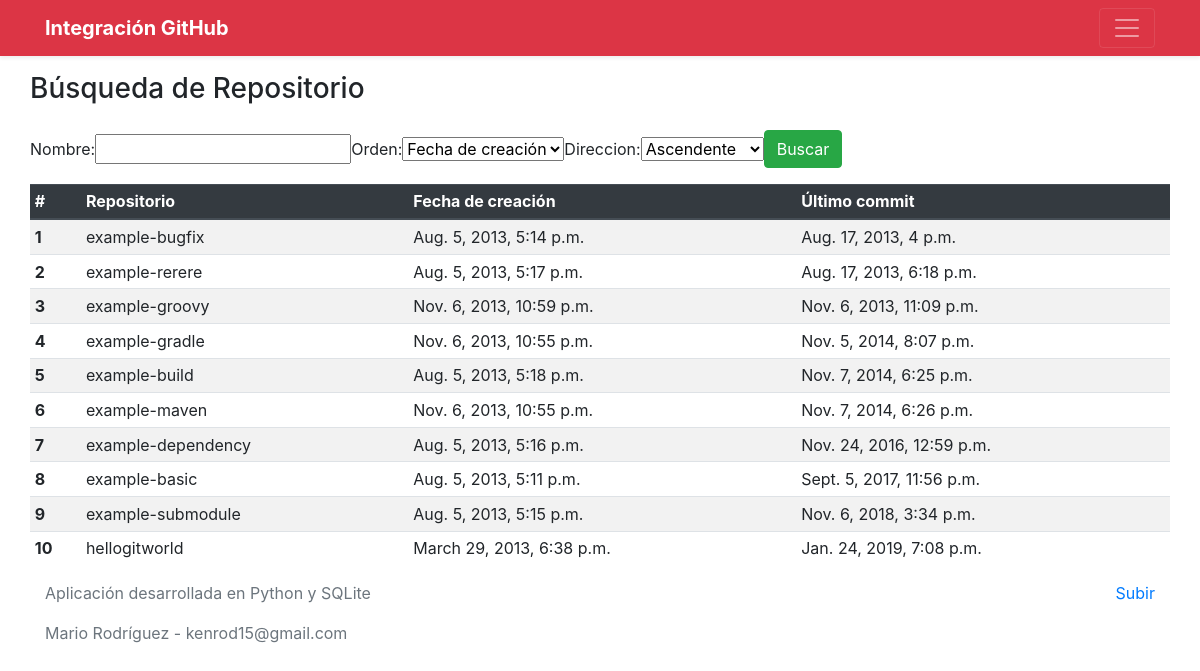
Page /miapppy/filtrar/ on the committed database.
### miapppy/models.py (models this page shows)
class Repositorio(models.Model):
    nombre = models.CharField(max_length=200)
    fechaCreacion = models.DateTimeField(default=None)
    fechaCommit = models.DateTimeField(default=None)
    consultaApi = models.ForeignKey(
        ConsultaAPI,
        default=None,
        on_delete=models.CASCADE
    )

### miapppy/views.py (the view, shortened to what this page needs)
class RepositorioFiltradoView(TemplateView):
    template_name = 'miapppy/busqueda.html'
    def get(self, request, *args, **kwargs):
        form = RepositorioBusqueda()
        nombre = request.GET.get('nombre')
        orden = request.GET.get('orden')
        direccion = request.GET.get('direccion')
        print('GET -- nombre = {}, orden = {}, direccion = {} '.format(nombre, orden, direccion))
        repos = filtrar_repositorio(request, nombre=nombre, orden=orden, direccion=direccion)
        return self.render_to_response({'form': form, 'repos': repos})

### miapppy/forms.py
class RepositorioBusqueda(forms.Form):
    ORDEN_CHOICES = (
        ('1', 'Fecha de creación'),
        ('2', 'Fecha de commit'),
    )
    ORDEN_DIR_CHOICES = (
        ('1', 'Ascendente'),
        ('2', 'Descendente'),
    )
    nombre = forms.CharField(required=False)
    orden = forms.CharField(widget=forms.Select(choices=ORDEN_CHOICES))
    direccion = forms.CharField(widget=forms.Select(choices=ORDEN_DIR_CHOICES))

### miapppy/views.py (called while the page is built)
def filtrar_repositorio(request, nombre, orden, direccion):
    dir = ''
    if direccion == '2':
        dir = '-'
    if orden == '1':
        if nombre == None or nombre == '':
            order_repos = Repositorio.objects.order_by(dir + 'fechaCreacion')
        else:
            order_repos = Repositorio.objects.filter(nombre__contains=nombre).order_by(dir + 'fechaCreacion')
    else:
        if nombre == None or nombre == '':
            order_repos = Repositorio.objects.order_by(dir + 'fechaCommit')
        else:
            order_repos = Repositorio.objects.filter(nombre__contains=nombre).order_by(dir + 'fechaCommit')
    print('nombre = {}, orden = {}, direccion = {} '.format(nombre, orden, direccion))
    return order_repos

### misitiopy/templates/miapppy/busqueda.html (shortened to what this page needs)
<!DOCTYPE html>
<html lang="en">
<head>
    <link rel="stylesheet" href="https://stackpath.bootstrapcdn.com/bootstrap/4.2.1/css/bootstrap.min.css">
</head>
<body>
    <header>
        <div class="navbar navbar-dark bg-danger shadow-sm">
            <div class="container d-flex justify-content-between">
                <a href="#" class="navbar-brand d-flex align-items-center">
                    <strong>Integración GitHub</strong>
                </a>
                <button class="navbar-toggler collapsed" type="button" data-toggle="collapse" data-target="#navbarHeader" aria-controls="navbarHeader" aria-expanded="false" aria-label="Toggle navigation">
                <span class="navbar-toggler-icon"></span>
                </button>
            </div>
        </div>
    </header>
    <div class="container">
        <div class="row">
            <h3>Búsqueda de Repositorio</h3>
        </div>
        <div class="row">
            <form class="form-inline" action="../filtrar/" method="post" novalidate>{% csrf_token %}
                {{form}}
                <input type="submit" class="btn btn-success" value="Buscar">
            </form>
        </div>
        <div class="row">
            <table class="table table-striped table-hover table-sm">
              <thead class="thead-dark">
                <tr>
                  <th scope="col">#</th>
                  <th scope="col">Repositorio</th>
                  <th scope="col">Fecha de creación</th>
                  <th scope="col">Último <span>commit</span></th>
                </tr>
              </thead>
              <tbody>
                {% for repo in repos %}
                <tr>
                    <th scope="row"> {{ forloop.counter }} </th>
                    <td> {{ repo.nombre }} </td>
                    <td> {{ repo.fechaCreacion }} </td>
                    <td> {{ repo.fechaCommit }} </td>
                </tr>
                {% endfor %}
              </tbody>
            </table>
        </div>
    </div>
    <footer class="text-muted">
        <div class="container">
            <p class="float-right">
                <a href="#">Subir</a>
            </p>
            <p>Aplicación desarrollada en Python y SQLite</p>
            <p>Mario Rodríguez - kenrod15@gmail.com</p>
        </div>
    </footer>
</body>
</html>

### rows in the picture
Repositorio: nombre "example-bugfix", fechaCreacion "Aug. 5, 2013, 5:14 p.m.", fechaCommit "Aug. 17, 2013, 4 p.m."
Repositorio: nombre "example-rerere", fechaCreacion "Aug. 5, 2013, 5:17 p.m.", fechaCommit "Aug. 17, 2013, 6:18 p.m."
Repositorio: nombre "example-groovy", fechaCreacion "Nov. 6, 2013, 10:59 p.m.", fechaCommit "Nov. 6, 2013, 11:09 p.m."
Repositorio: nombre "example-gradle", fechaCreacion "Nov. 6, 2013, 10:55 p.m.", fechaCommit "Nov. 5, 2014, 8:07 p.m."
Repositorio: nombre "example-build", fechaCreacion "Aug. 5, 2013, 5:18 p.m.", fechaCommit "Nov. 7, 2014, 6:25 p.m."
Repositorio: nombre "example-maven", fechaCreacion "Nov. 6, 2013, 10:55 p.m.", fechaCommit "Nov. 7, 2014, 6:26 p.m."
Repositorio: nombre "example-dependency", fechaCreacion "Aug. 5, 2013, 5:16 p.m.", fechaCommit "Nov. 24, 2016, 12:59 p.m."
Repositorio: nombre "example-basic", fechaCreacion "Aug. 5, 2013, 5:11 p.m.", fechaCommit "Sept. 5, 2017, 11:56 p.m."
Repositorio: nombre "example-submodule", fechaCreacion "Aug. 5, 2013, 5:15 p.m.", fechaCommit "Nov. 6, 2018, 3:34 p.m."
Repositorio: nombre "hellogitworld", fechaCreacion "March 29, 2013, 6:38 p.m.", fechaCommit "Jan. 24, 2019, 7:08 p.m."
